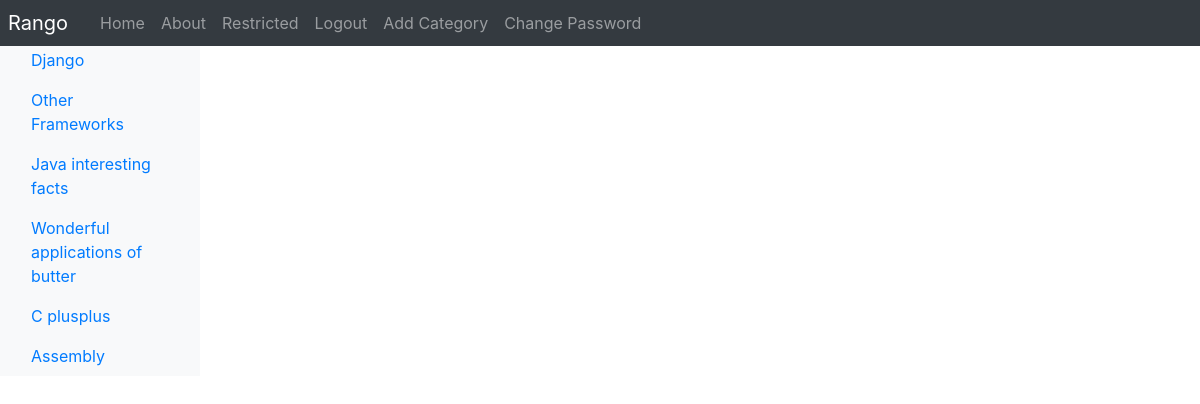
The page /rango/restricted/ (signed in) on the database its author committed.
### rango/models.py (models this page shows, shortened)
class Category(models.Model):
    name = models.CharField(max_length=128, unique = True)
    NAME_MAX_LENGTH = 128
    views = models.IntegerField(default=0)
    likes = models.IntegerField(default=0)
    slug = models.SlugField(unique = True)
    class Meta:
        verbose_name_plural = 'Categories'

### rango/views.py (the view)
# urls.py: path('restricted/', views.restricted, name = 'restricted'),
@login_required
def restricted(request):
    return render(request, 'rango/restricted.html')

### rango/templatetags/rango_template_tags.py (called while the page is built)
@register.inclusion_tag('rango/categories.html')
def get_category_list(current_category = None):
    return {'categories': Category.objects.all(), 'current_category': current_category}

### templates/rango/restricted.html (shortened to what this page needs)
{% extends 'rango/base.html' %}
{% load staticfiles %}

### templates/rango/categories.html (shortened to what this page needs)
<ul class="nav flex-column">
{% if categories %}
	{% for c in categories %}
	    {% if c == current_category %}
		<li class="nav-item">
		<strong>
	        <a class="nav-link active" href="{% url 'rango:show_category' c.slug %}">
			<span data-feather="archive"></span>{{ c.name }}
			</a>
		</strong>
		</li>
		{% else %}
		<li class="nav-item">
		    <a  class="nav-link active" href="{% url 'rango:show_category' c.slug %}">
			{{ c.name }}</a>
		</li>
        {% endif %}
	{% endfor %}
{% else %}
    <li class="nav-item"><strong>There are no categories present.</strong></li>
{% endif %}
</ul>

### rows shown on the page
Category: name "Django"
Category: name "Other Frameworks"
Category: name "Java interesting facts"
Category: name "Wonderful applications of butter"
Category: name "C plusplus"
Category: name "Assembly"
